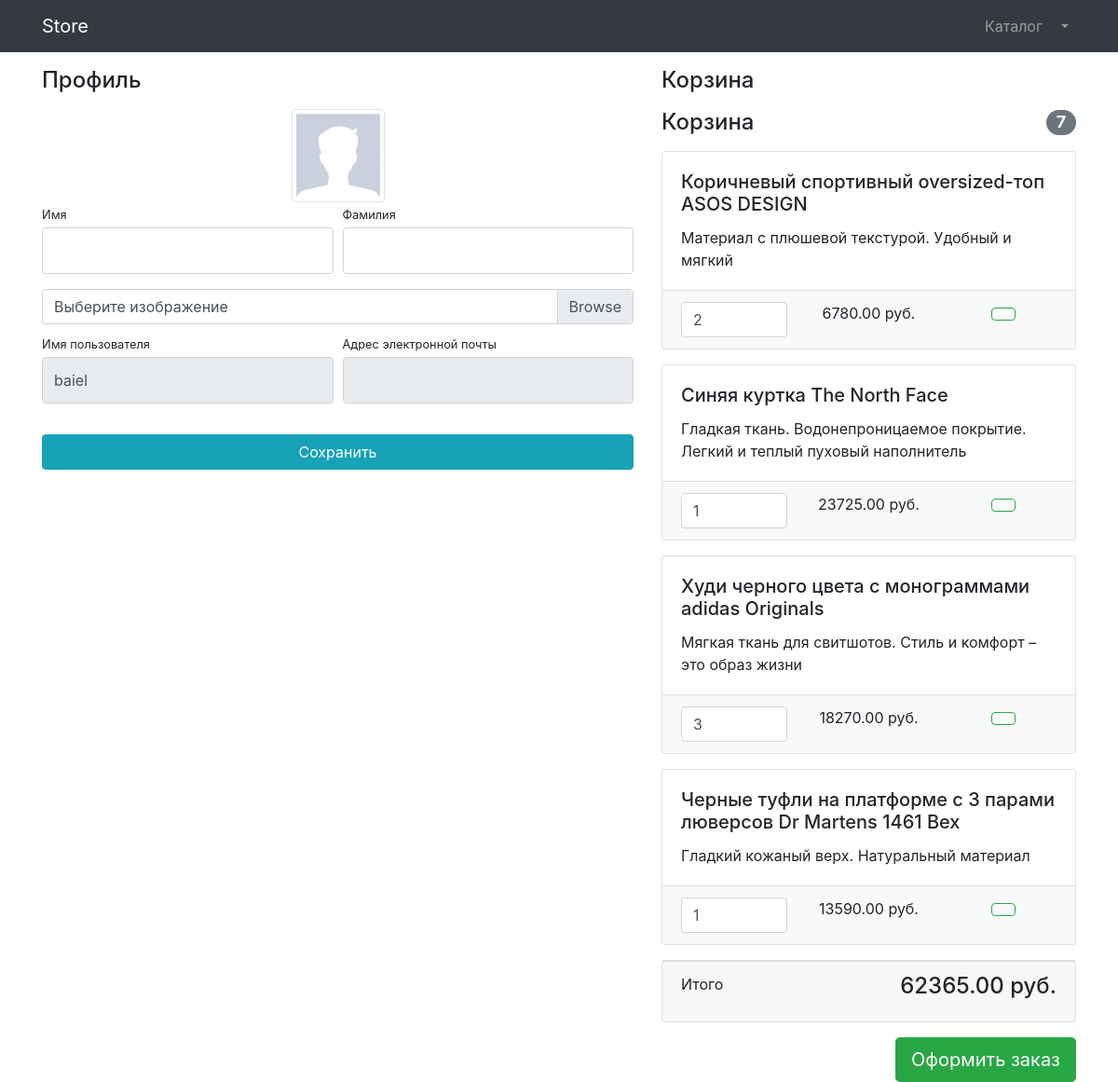
/profile/ (signed in), run on the app's committed database.
### users/models.py (models this page shows)
class User(AbstractUser):
    image = models.ImageField(upload_to='users_images', null=True, blank=True)

### products/models.py (models this page shows, shortened)
class Basket(models.Model):
    user = models.ForeignKey(to=User, on_delete=models.CASCADE)
    product = models.ForeignKey(to=Products, on_delete=models.CASCADE)
    quantity = models.PositiveSmallIntegerField(default=0)
    created_timestamp = models.DateTimeField(auto_now_add=True)
    objects = BasketQuerySet.as_manager()
    def sum(self):
        return self.product.price * self.quantity

class Products(models.Model):
    title = models.CharField(max_length=150)
    content = models.TextField(null=True, blank=True)
    price = models.DecimalField(max_digits=60, decimal_places=2)
    quantity = models.PositiveIntegerField(default=0)
    image = models.ImageField(upload_to='images')
    category = models.ForeignKey(to=Category, on_delete=models.CASCADE)

### users/views.py (the view)
# urls.py: path('profile/', views.profile, name='profile'),
@login_required
def profile(request):
    if request.method == 'POST':
        form = UserProfileForm(instance = request.user, data=request.POST, files = request.FILES)
        if form.is_valid:
            form.save()
            return HttpResponseRedirect(reverse('profile'))
    else:
        form = UserProfileForm(instance = request.user)
    context = {'form': form, 'baskets': Basket.objects.filter(user=request.user)}
    return render(request, 'users/profile.html', context)

### users/forms.py
class UserProfileForm(UserChangeForm):
    first_name = forms.CharField(widget=forms.TextInput(attrs={
        'class': 'form-control py-4'}))
    last_name = forms.CharField(widget=forms.TextInput(attrs={
        'class': 'form-control py-4'}))
    username = forms.CharField(widget=forms.TextInput(attrs={
        'class': 'form-control py-4', 'readonly': True}))
    email = forms.CharField(widget=forms.EmailInput(attrs={
        'class': 'form-control py-4', 'readonly': True}))
    image = forms.ImageField(widget=forms.FileInput(attrs={
        'class': 'custom-file-input'}), required=False)
    class Meta:
        model = User
        fields = ('first_name', 'last_name', 'image', 'email', 'username')

### products/models.py (called while the page is built)
    def total_sum(self):
        return sum(basket.sum() for basket in self)

    def total_quantity(self):
        return sum(basket.quantity for basket in self)

### users/templates/users/profile.html (shortened to what this page needs)
{% extends 'products/base.html' %}
{% load static %}
{%block css%}
<link href="../vendor/css/profile.css" rel="stylesheet">
{% endblock %}
{%block content%}
<div class="container">
    <div class="row">
        <div class="col-lg-7">
            <h4 class="mt-3 mb-3">Профиль</h4>
            <div class="col-lg-12 text-center">
                <img width="100" height="100"
                     src="{% if user.image %} {{ user.image.url }} {% else %} {% static 'vendor/img/users/default_avatar.jpg' %} {% endif %}"
                     class="img-thumbnail">
            </div>
            <form action="{%url 'profile'%}" method="post" enctype = "multipart/form-data">
                <div class="form-row">
                    <div class="col-lg-6">
                        <div class="form-group">
                            <label class="small mb-1" for="{{ form.first_name.id_for_label }}">Имя</label>
                            {{ form.first_name }}
                        </div>
                    </div>
                    <div class="col-lg-6">
                        <div class="form-group">
                            <label class="small mb-1" for="{{ form.last_name.id_for_label }}">Фамилия</label>
                            {{ form.last_name }}
                        </div>
                    </div>
                </div>
                <div class="form-row mb-2">
                    <div class="col-lg-12">
                        <div class="custom-file">
                            <label class="custom-file-label" for="{{ form.image.id_for_label }}">Выберите изображение</label>
                        </div>
                    </div>
                </div>
                <div class="form-row">
                    <div class="col-lg-6">
                        <label class="small mb-1" for="{{ form.username.id_for_label }}">Имя пользователя</label>
                        {{ form.username }}
                    </div>
                    <div class="col-lg-6">
                        <label class="small mb-1" for="{{ form.email.id_for_label }}">Адрес электронной
                            почты</label>
                        {{ form.email }}
                    </div>
                </div>
                <div class="form-row">
                    <div class="col-lg-12" style="margin-top: 33px;">
                        <input class="btn btn-info btn-block" type="submit" value="Сохранить">
                    </div>
                </div>
            </form>
        </div>
        <div class="col-lg-5">
            {% include 'users/basket.html' %}
        </div>
    </div>
</div>
{% endblock %}

### users/templates/users/basket.html (shortened to what this page needs)
{% if baskets %}
<h4 class="mt-3 mb-3 d-flex justify-content-between align-items-center mb-3">
    Корзина
</h4>
<h4 class="mt-3 mb-3 d-flex justify-content-between align-items-center mb-3">
    Корзина <span class="badge badge-secondary badge-pill">{{ baskets.total_quantity }}</span>
</h4>
{% for basket in baskets %}
<div class="card mb-3">
    <div class="card-body">
        <h5 class="card-title">{{ basket.product.title }}</h5>
        <p class="card-text">{{ basket.product.content }}</p>
    </div>
    <ul class="list-group list-group-flush">
        <li class="list-group-item bg-light">
            <div class="row text-center">
                <div class="col-lg-4">
                    <input name="basketID" type="number" class="form-control"
                            value="{{basket.quantity}}" min="0">
                </div>
                <div class="col-lg-4">{{ basket.sum}} руб.</div>
                <div class="col-lg-4">
                    <a class="btn btn-outline-success", href="{% url 'delete_basket' basket.id %}">
                    </a>
                </div>
            </div>
        </li>
    </ul>
</div>
{% endfor %}
<div class="card mb-3">
    <div class="card-footer">
        <p class="float-left">Итого</p>
        <h4 class="float-right">{{ baskets.total_sum }} руб.</h4>
    </div>
</div>
<a class="btn btn-success btn-lg float-right" href="../orders/order-create.html">
    Оформить заказ
</a>
{% endif %}

### data on the page
User: username "baiel"
Basket: total_quantity "7", product "Коричневый спортивный oversized-топ ASOS DESIGN", product.content "Материал с плюшевой текстурой. Удобный и мягкий", basketID "2", sum "6780.00", total_sum "62365.00"
Basket: product "Синяя куртка The North Face", product.content "Гладкая ткань. Водонепроницаемое покрытие. Легкий и теплый пуховый наполнитель", basketID "1", sum "23725.00"
Basket: product "Худи черного цвета с монограммами adidas Originals", product.content "Мягкая ткань для свитшотов. Стиль и комфорт – это образ жизни", basketID "3", sum "18270.00"
Basket: product "Черные туфли на платформе с 3 парами люверсов Dr Martens 1461 Bex", product.content "Гладкий кожаный верх. Натуральный материал", basketID "1", sum "13590.00"
